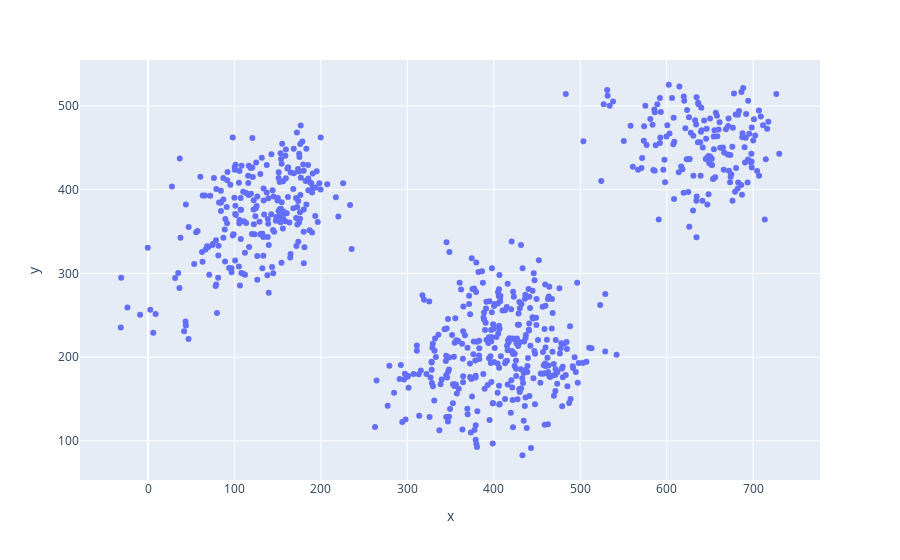

Notebook code cell kept with this figure:
### Code cell
px.scatter(df, x='x', y='y')

### Figure 1 — Plotly figure (JSON) as saved in the notebook; plotly's stock layout.template omitted (floating-point values rounded to 4 significant figures; data arrays with more than 128 entries replaced by an {"elided": "..."} marker saying what was removed)
{"data": [{"hovertemplate": "x=%{x}<br>y=%{y}<extra></extra>", "legendgroup": "", "marker": {"color": "#636efa", "symbol": "circle"}, "mode": "markers", "name": "", "orientation": "v", "showlegend": false, "type": "scatter", "x": {"elided": "722 float values"}, "xaxis": "x", "y": {"elided": "722 float values"}, "yaxis": "y"}], "layout": {"legend": {"tracegroupgap": 0}, "margin": {"t": 60}, "xaxis": {"anchor": "y", "domain": [0, 1], "title": {"text": "x"}}, "yaxis": {"anchor": "x", "domain": [0, 1], "title": {"text": "y"}}}}
